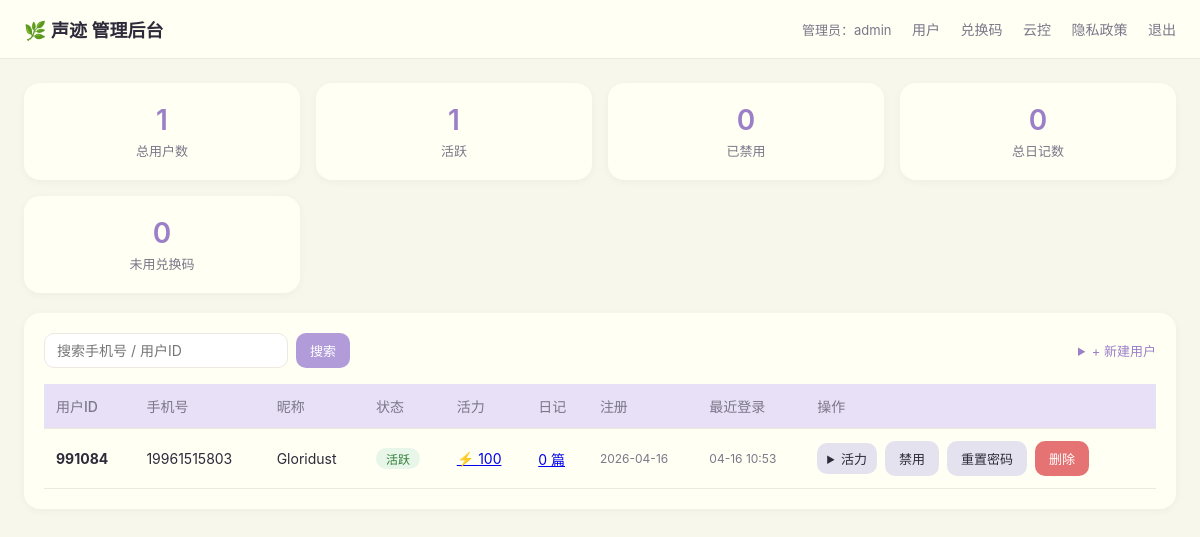
/admin/ (signed in), run on the app's committed database.
### app/models.py (models this page shows, shortened)
class User(db.Model):
    __tablename__ = "users"
    id = db.Column(db.Integer, primary_key=True)
    phone = db.Column(db.String(32), unique=True, nullable=False, index=True)
    password_hash = db.Column(db.String(255), nullable=False)
    nickname = db.Column(db.String(64), nullable=True)
    status = db.Column(db.String(16), nullable=False, default="active")
    is_admin = db.Column(db.Boolean, default=False, nullable=False)
    created_at = db.Column(db.DateTime, default=datetime.utcnow, nullable=False)
    last_login_at = db.Column(db.DateTime, nullable=True)
    token_version = db.Column(db.Integer, nullable=False, default=1)
    vitality_balance = db.Column(db.Integer, nullable=False, default=100)
    diaries = db.relationship("Diary", backref="user", lazy=True, cascade="all, delete-orphan")
    vitality_logs = db.relationship("VitalityLog", backref="user", lazy=True, cascade="all, delete-orphan")

### app/routes/admin.py (the view)
@bp.get("/")
@admin_required
def dashboard():
    q = (request.args.get("q") or "").strip()
    query = User.query
    if q:
        if q.isdigit():
            query = query.filter((User.id == int(q)) | (User.phone.like(f"%{q}%")))
        else:
            query = query.filter(User.phone.like(f"%{q}%"))
    users = query.order_by(User.created_at.desc()).limit(500).all()
    stats = {
        "total_users": User.query.count(),
        "active_users": User.query.filter_by(status="active").count(),
        "disabled_users": User.query.filter_by(status="disabled").count(),
        "total_diaries": Diary.query.count(),
        "unused_codes": RedeemCode.query.filter_by(used_by=None).count(),
    }
    return render_template("admin/dashboard.html",
                           users=users, stats=stats, q=q,
                           admin_name=session.get("admin_name"))

### app/routes/admin.py (called while the page is built)
def admin_required(fn):
    @wraps(fn)
    def wrapper(*a, **kw):
        if not session.get("admin_id"):
            return redirect(url_for("admin.login"))
        return fn(*a, **kw)
    return wrapper

### app/templates/admin/dashboard.html (shortened to what this page needs)
{% extends "admin/base.html" %}
{% block body %}
<div class="stats">
  <div class="stat"><div class="v">{{ stats.total_users }}</div><div class="l">总用户数</div></div>
  <div class="stat"><div class="v">{{ stats.active_users }}</div><div class="l">活跃</div></div>
  <div class="stat"><div class="v">{{ stats.disabled_users }}</div><div class="l">已禁用</div></div>
  <div class="stat"><div class="v">{{ stats.total_diaries }}</div><div class="l">总日记数</div></div>
  <div class="stat"><div class="v">{{ stats.unused_codes }}</div><div class="l">未用兑换码</div></div>
</div>
<div class="card">
  <div class="row" style="justify-content:space-between;margin-bottom:16px">
    <form method="get" class="row">
      <input name="q" value="{{ q }}" placeholder="搜索手机号 / 用户ID">
      <button type="submit">搜索</button>
    </form>
    <details>
      <summary>+ 新建用户</summary>
    </details>
  </div>
  <table>
    <thead><tr>
      <th>用户ID</th><th>手机号</th><th>昵称</th><th>状态</th>
      <th>活力</th><th>日记</th><th>注册</th><th>最近登录</th><th>操作</th>
    </tr></thead>
    <tbody>
      {% for u in users %}
      <tr>
        <td><strong>{{ u.id }}</strong></td>
        <td>{{ u.phone }}</td>
        <td>{{ u.nickname or '—' }}</td>
        <td>
          {% if u.status == 'active' %}
            <span class="pill pill-active">活跃</span>
          {% else %}
            <span class="pill pill-disabled">已禁用</span>
          {% endif %}
        </td>
        <td>
          <a href="{{ url_for('admin.user_vitality_log', uid=u.id) }}" title="查看流水">⚡ {{ u.vitality_balance }}</a>
        </td>
        <td><a href="{{ url_for('admin.user_diaries', uid=u.id) }}">{{ u.diaries|length }} 篇</a></td>
        <td style="color:var(--muted);font-size:12px">{{ u.created_at.strftime('%Y-%m-%d') if u.created_at else '—' }}</td>
        <td style="color:var(--muted);font-size:12px">{{ u.last_login_at.strftime('%m-%d %H:%M') if u.last_login_at else '—' }}</td>
        <td>
          <div class="row">
            <details>
              <summary class="btn btn-secondary" style="padding:6px 10px">活力</summary>
            </details>
            {% if u.status == 'active' %}
              <form method="post" action="{{ url_for('admin.disable_user', uid=u.id) }}" class="inline">
                <button class="btn-secondary" type="submit">禁用</button>
              </form>
            {% else %}
              <form method="post" action="{{ url_for('admin.enable_user', uid=u.id) }}" class="inline">
                <button type="submit">启用</button>
              </form>
            {% endif %}
            <form method="post" action="{{ url_for('admin.reset_password', uid=u.id) }}" class="inline"
                  onsubmit="this.querySelector('[name=new_password]').value=prompt('新密码（留空则重置为 123456）：','')||'123456'">
              <button class="btn-secondary" type="submit">重置密码</button>
            </form>
            <form method="post" action="{{ url_for('admin.delete_user', uid=u.id) }}" class="inline"
                  onsubmit="return confirm('确认永久删除用户 {{ u.id }} 及其所有日记？')">
              <button class="btn-danger" type="submit">删除</button>
            </form>
          </div>
        </td>
      </tr>
      {% else %}
      <tr><td colspan="9" style="text-align:center;color:var(--muted);padding:40px">暂无用户</td></tr>
      {% endfor %}
    </tbody>
  </table>
</div>
{% endblock %}

### app/templates/admin/base.html (shortened to what this page needs)
<!doctype html>
<html lang="zh-CN">
<head>
</head>
<body>
{% if session.admin_id %}
<header>
  <h1>🌿 声迹 管理后台</h1>
  <nav>
    <span style="color:var(--muted);font-size:13px">管理员：{{ session.admin_name }}</span>
    <a href="{{ url_for('admin.dashboard') }}">用户</a>
    <a href="{{ url_for('admin.codes_list') }}">兑换码</a>
    <a href="{{ url_for('admin.settings_page') }}">云控</a>
    <a href="{{ url_for('admin.legal_page') }}">隐私政策</a>
    <a href="{{ url_for('admin.logout') }}">退出</a>
  </nav>
</header>
{% endif %}
<main>
  {% block body %}{% endblock %}
</main>
</body>
</html>

### app/templates/admin/base.html (style rules this page uses)
:root { --bg:#f7f7ec; --surface:#fffff4; --accent:#e8e0f7; --primary:#b19cd9; --primary-dark:#9b7fc7; --text:#2d2a3a; --muted:#7a7788; --danger:#e57373; --success:#81c784; --border:#ede8e0; }
* { box-sizing:border-box }
body { margin:0;font-family:-apple-system,BlinkMacSystemFont,"PingFang SC","Helvetica Neue",sans-serif;background:var(--bg);color:var(--text) }
header { display:flex;align-items:center;justify-content:space-between;padding:16px 24px;background:var(--surface);border-bottom:1px solid var(--border) }
header h1 { margin:0;font-size:18px;font-weight:600 }
header nav a { margin-left:16px;color:var(--muted);text-decoration:none;font-size:14px }
main { max-width:1200px;margin:24px auto;padding:0 24px }
.card { background:var(--surface);border-radius:16px;padding:20px;box-shadow:0 2px 8px rgba(0,0,0,.04);margin-bottom:20px }
.stats { display:grid;grid-template-columns:repeat(4,1fr);gap:16px;margin-bottom:20px }
.stat { background:var(--surface);border-radius:16px;padding:20px;text-align:center;box-shadow:0 2px 8px rgba(0,0,0,.04) }
.stat .v { font-size:28px;font-weight:600;color:var(--primary-dark) }
.stat .l { color:var(--muted);font-size:13px;margin-top:4px }
table { width:100%;border-collapse:collapse }
th,td { padding:12px;text-align:left;border-bottom:1px solid var(--border);font-size:14px }
th { color:var(--muted);font-weight:500;background:var(--accent) }
button,.btn { border:none;border-radius:10px;padding:8px 14px;font-size:13px;cursor:pointer;background:var(--primary);color:#fff;transition:.15s }
.btn-secondary { background:#e5e2f0;color:var(--text) }
.btn-danger { background:var(--danger) }
input,select { padding:8px 12px;border:1px solid var(--border);border-radius:10px;font-size:14px;background:#fff;font-family:inherit }
.pill { display:inline-block;padding:2px 10px;border-radius:999px;font-size:12px;font-weight:500 }
.pill-active { background:#e8f5e9;color:#2e7d32 }
.row { display:flex;gap:8px;align-items:center;flex-wrap:wrap }
form.inline { display:inline }
details summary { cursor:pointer;color:var(--primary-dark);font-size:13px }

### data on the page
User: id "991084", phone "19961515803", nickname "Gloridust", status "活跃", vitality_balance "100", diaries|length "0", created_at "2026-04-16", last_login_at "04-16 10:53"

### other printed values
{{ session.admin_name }} "admin"
{{ stats.total_users }} "1"
{{ stats.active_users }} "1"
{{ stats.disabled_users }} "0"
{{ stats.total_diaries }} "0"
{{ stats.unused_codes }} "0"
